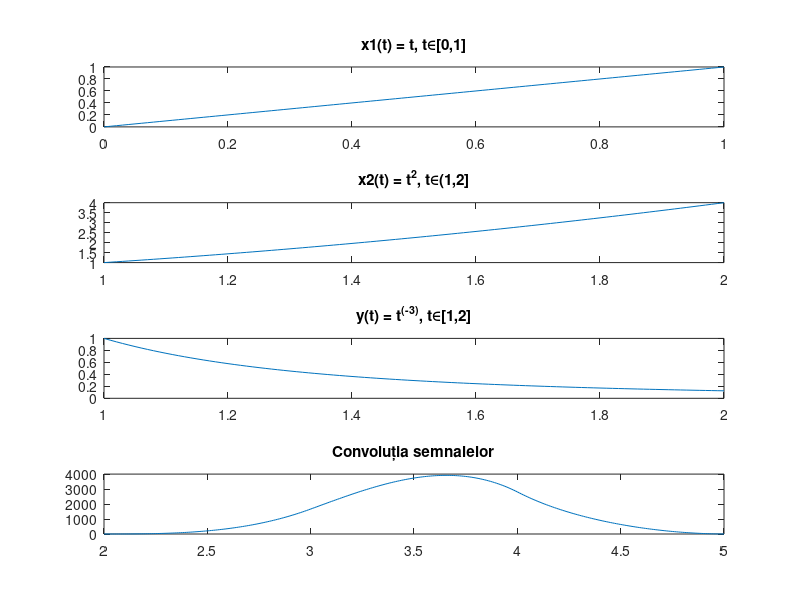

The MATLAB script that drew this image:
clc;
clear all;
close all;

t1 = 0:0.01:1; 
t2 = 1:0.01:2;
t3 = 1:0.01:2;

x1 = t1;      
x2 = t2.^2;                   
y = t3.^(-3);          

rez = conv(x1, x2);             
rez_fin = conv(rez, y);    


t_conv_1 = (t1(1) + t2(1)):0.01:(t1(end) + t2(end));  
t_conv_2 = (t_conv_1(1) + t3(1)):0.01:(t_conv_1(end) + t3(end));  

figure;

subplot(4, 1, 1);
plot(t1, x1);
title('x1(t) = t, t∈[0,1]');

subplot(4, 1, 2);
plot(t2, x2);
title('x2(t) = t^2, t∈(1,2]');

subplot(4, 1, 3);
plot(t3, y);
title('y(t) = t^(^-^3^), t∈[1,2]');

subplot(4, 1, 4);
plot(t_conv_2, rez_fin);
title('Convoluția semnalelor');
